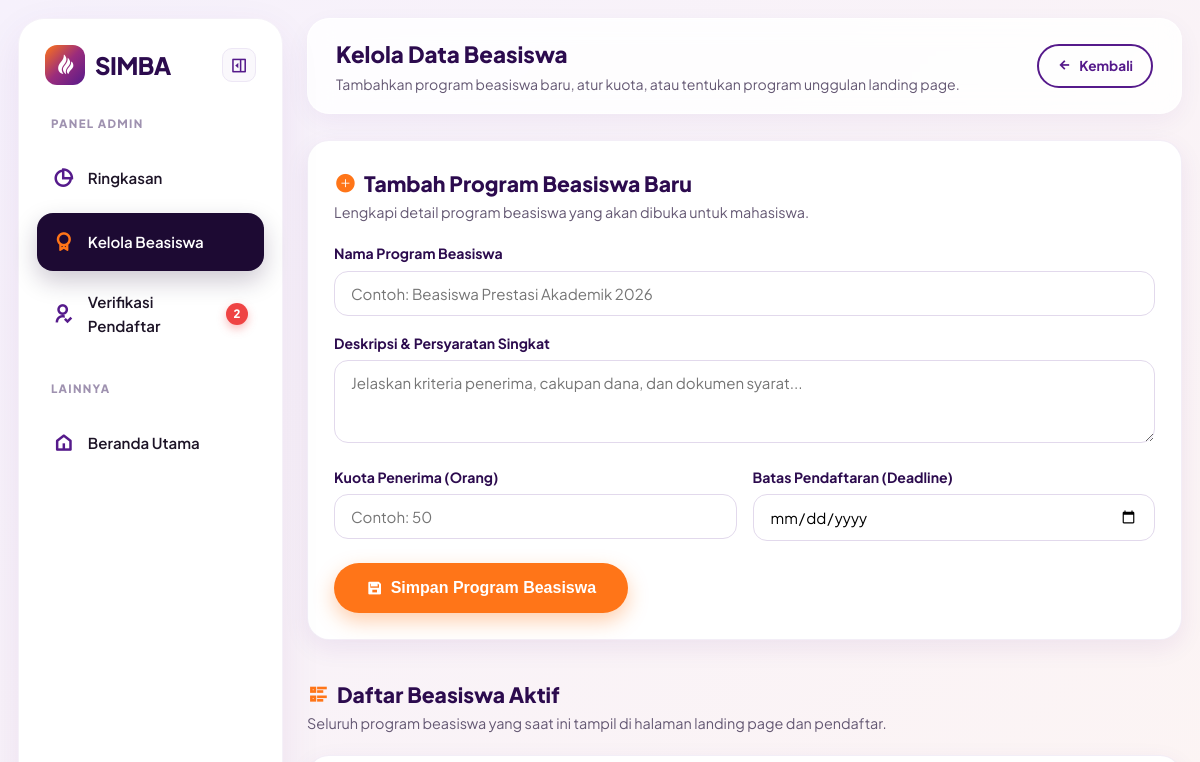
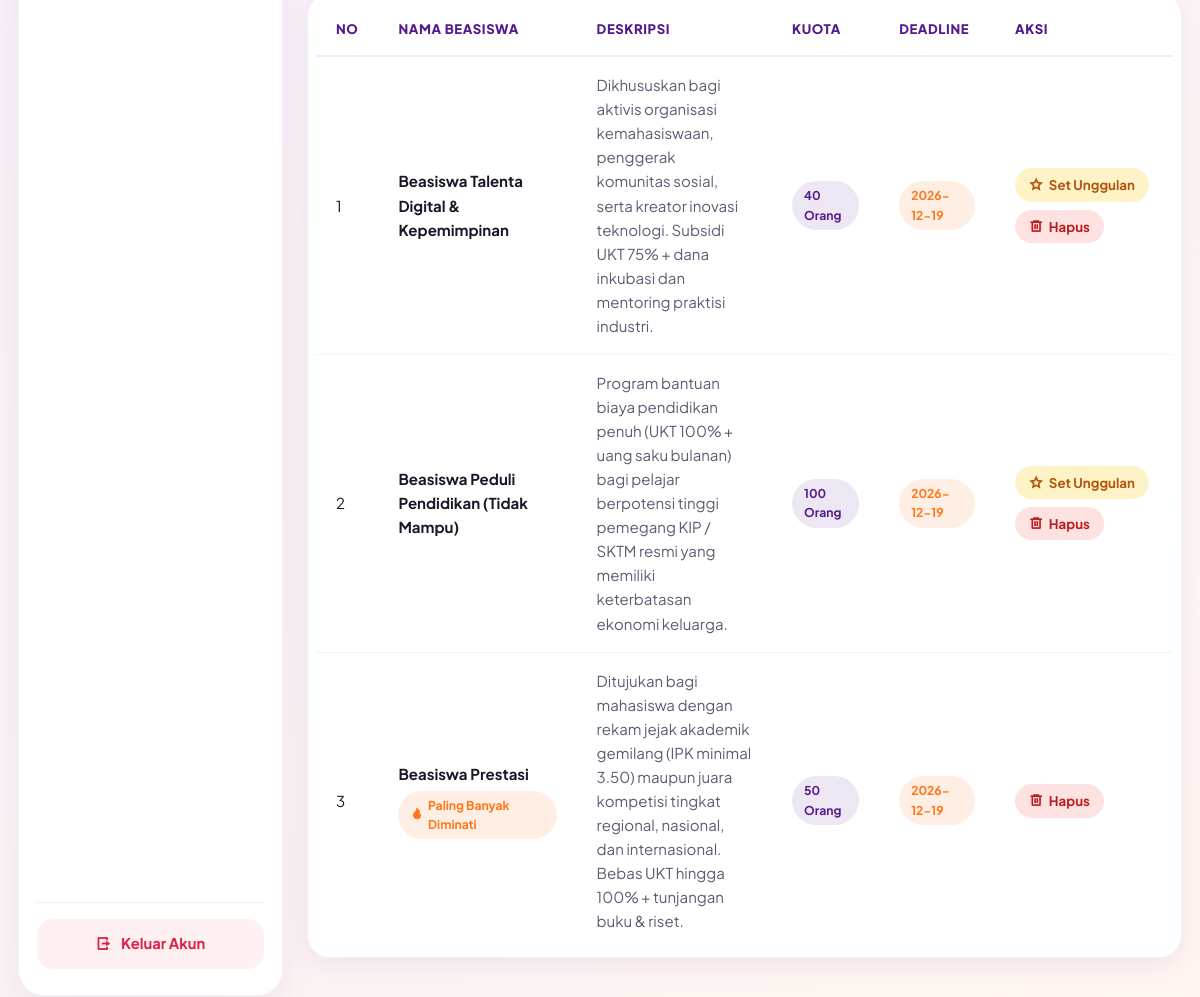
Page /pages/kelola_beasiswa.php (signed in) on the committed database (2 pictures, top to bottom).
### tables this page shows
CREATE TABLE `beasiswa` (
  `id_beasiswa` int NOT NULL,
  `nama_beasiswa` varchar(150) NOT NULL,
  `penyelenggara` varchar(150) DEFAULT 'SIMBA Foundation',
  `deskripsi` text NOT NULL,
  `jenjang` varchar(50) DEFAULT 'S1 / D3',
  `jurusan` varchar(100) DEFAULT 'Semua Jurusan',
  `kuota` int NOT NULL,
  `deadline` date DEFAULT NULL,
  `batas_waktu` date DEFAULT NULL,
  `status` varchar(30) DEFAULT 'Aktif',
  `is_unggulan` tinyint(1) NOT NULL DEFAULT '0',
  `created_at` timestamp NULL DEFAULT CURRENT_TIMESTAMP
);

### pages/kelola_beasiswa.php (the view, shortened to what this page needs)
<?php
$data_beasiswa = mysqli_query($conn, "SELECT * FROM beasiswa ORDER BY id_beasiswa DESC");
$last_seen_id   = $_SESSION['last_seen_pendaftar_id'] ?? 0;
$q_notif        = mysqli_query($conn, "SELECT COUNT(*) AS baru FROM pendaftaran WHERE (LOWER(status) LIKE '%menunggu%' OR LOWER(status) LIKE '%proses%' OR LOWER(status) LIKE '%pending%') AND id_pendaftaran > $last_seen_id");
$jml_notif_baru = (int)(mysqli_fetch_assoc($q_notif)['baru'] ?? 0);
?>
<!DOCTYPE html>
<html lang="id">
<head>
    <link href="https://cdn.jsdelivr.net/npm/remixicon@4.2.0/fonts/remixicon.css" rel="stylesheet">
    <link rel="stylesheet" href="../assets/css/style.css">
    <link rel="stylesheet" href="../assets/css/dashboard.css">
</head>
<body class="dash-body" id="dashBody">
    <aside class="sidebar" id="sidebar">
        <div class="sidebar-header">
            <a href="../index.php" class="brand sidebar-brand">
                <div class="brand-icon"><i class="ri-blaze-fill"></i></div>
                <span class="sidebar-text">SIMBA</span>
            </a>
            <button class="collapse-btn" id="collapseBtn" title="Sembunyikan / Perkecil Sidebar">
                <i class="ri-sidebar-fold-line" id="collapseIcon"></i>
            </button>
        </div>
        <nav class="sidebar-menu">
            <span class="menu-label sidebar-text">PANEL ADMIN</span>
            <a href="dashboard_admin.php" class="menu-item" title="Ringkasan Admin">
                <i class="ri-pie-chart-2-line"></i>
                <span class="sidebar-text">Ringkasan</span>
            </a>
            <a href="kelola_beasiswa.php" class="menu-item active" title="Kelola Beasiswa">
                <i class="ri-award-line"></i>
                <span class="sidebar-text">Kelola Beasiswa</span>
            </a>
            <a href="verifikasi_pendaftar.php" class="menu-item" title="Verifikasi Pendaftar">
                <i class="ri-user-follow-line"></i>
                <span class="sidebar-text">Verifikasi Pendaftar</span>
                <?php if ($jml_notif_baru > 0): ?>
                    <span class="notif-badge"><?= $jml_notif_baru ?></span>
                <?php endif; ?>
            </a>
            <span class="menu-label sidebar-text mt-section">LAINNYA</span>
            <a href="../index.php" class="menu-item" title="Lihat Beranda">
                <i class="ri-home-5-line"></i>
                <span class="sidebar-text">Beranda Utama</span>
            </a>
        </nav>
        <div class="sidebar-footer">
            <a href="../auth/logout.php" class="btn-logout" title="Keluar Akun">
                <i class="ri-logout-box-r-line"></i>
                <span class="sidebar-text">Keluar Akun</span>
            </a>
        </div>
    </aside>
    <main class="dash-main">
        <header class="dash-topbar">
            <div class="topbar-left">
                <div>
                    <h1>Kelola Data Beasiswa</h1>
                    <p>Tambahkan program beasiswa baru, atur kuota, atau tentukan program unggulan landing page.</p>
                </div>
            </div>
            <div class="topbar-right">
                <a href="dashboard_admin.php" class="btn btn-outline-purple" style="padding: 9px 18px; font-size: 0.85rem;">
                    <i class="ri-arrow-left-line"></i> Kembali
                </a>
            </div>
        </header>
        <div class="dash-content">
            <section class="dash-section">
                <div class="beasiswa-card" style="width: 100%;">
                    <div class="section-bar" style="margin-bottom: 18px;">
                        <div>
                            <h2><i class="ri-add-circle-fill"></i> Tambah Program Beasiswa Baru</h2>
                            <p>Lengkapi detail program beasiswa yang akan dibuka untuk mahasiswa.</p>
                        </div>
                    </div>
                    <form action="../admin/proses_beasiswa.php" method="POST">
                        <div class="form-group" style="margin-bottom: 16px;">
                            <label style="display:block; font-weight:700; font-size:0.88rem; color:var(--purple-dark); margin-bottom:6px;">Nama Program Beasiswa</label>
                            <input type="text" name="nama_beasiswa" placeholder="Contoh: Beasiswa Prestasi Akademik 2026" required
                                   style="width:100%; padding:12px 16px; border-radius:14px; border:1.5px solid #e2d9ec; font-family:inherit; font-size:0.94rem;">
                        </div>
                        <div class="form-group" style="margin-bottom: 16px;">
                            <label style="display:block; font-weight:700; font-size:0.88rem; color:var(--purple-dark); margin-bottom:6px;">Deskripsi & Persyaratan Singkat</label>
                            <textarea name="deskripsi" rows="3" placeholder="Jelaskan kriteria penerima, cakupan dana, dan dokumen syarat..." required
                                      style="width:100%; padding:12px 16px; border-radius:14px; border:1.5px solid #e2d9ec; font-family:inherit; font-size:0.94rem; resize:vertical;"></textarea>
                        </div>
                        <div style="display:grid; grid-template-columns: 1fr 1fr; gap: 16px; margin-bottom: 22px;">
                            <div>
                                <label style="display:block; font-weight:700; font-size:0.88rem; color:var(--purple-dark); margin-bottom:6px;">Kuota Penerima (Orang)</label>
                                <input type="number" name="kuota" min="1" placeholder="Contoh: 50" required
                                       style="width:100%; padding:12px 16px; border-radius:14px; border:1.5px solid #e2d9ec; font-family:inherit; font-size:0.94rem;">
                            </div>
                            <div>
                                <label style="display:block; font-weight:700; font-size:0.88rem; color:var(--purple-dark); margin-bottom:6px;">Batas Pendaftaran (Deadline)</label>
                                <input type="date" name="deadline" required
                                       style="width:100%; padding:12px 16px; border-radius:14px; border:1.5px solid #e2d9ec; font-family:inherit; font-size:0.94rem;">
                            </div>
                        </div>
                        <button type="submit" name="tambah" class="btn btn-orange btn-lg">
                            <i class="ri-save-3-line"></i> Simpan Program Beasiswa
                        </button>
                    </form>
                </div>
            </section>
            <section class="dash-section">
                <div class="section-bar">
                    <div>
                        <h2><i class="ri-list-check-2"></i> Daftar Beasiswa Aktif</h2>
                        <p>Seluruh program beasiswa yang saat ini tampil di halaman landing page dan pendaftar.</p>
                    </div>
                </div>
                <div class="table-card">
                    <?php if ($data_beasiswa && mysqli_num_rows($data_beasiswa) > 0): ?>
                        <div class="table-responsive">
                            <table class="modern-table">
                                <thead>
                                    <tr>
                                        <th>No</th>
                                        <th>Nama Beasiswa</th>
                                        <th>Deskripsi</th>
                                        <th>Kuota</th>
                                        <th>Deadline</th>
                                        <th>Aksi</th>
                                    </tr>
                                </thead>
                                <tbody>
                                    <?php $no = 1; while ($row = mysqli_fetch_assoc($data_beasiswa)):
                                        $is_top = !empty($row['is_unggulan']) && $row['is_unggulan'] == 1;
                                    ?>
                                    <tr>
                                        <td><?= $no++ ?></td>
                                        <td>
                                            <strong><?= htmlspecialchars($row['nama_beasiswa']) ?></strong>
                                            <?php if ($is_top): ?>
                                                <br><span class="deadline-pill" style="margin-top:4px;"><i class="ri-fire-fill"></i> Paling Banyak Diminati</span>
                                            <?php endif; ?>
                                        </td>
                                        <td style="max-width: 320px; color: var(--text-muted);"><?= htmlspecialchars($row['deskripsi']) ?></td>
                                        <td><span class="kuota-pill"><?= $row['kuota'] ?> Orang</span></td>
                                        <td><span class="deadline-pill"><?= htmlspecialchars($row['deadline']) ?></span></td>
                                        <td>
                                            <div style="display:flex; gap:8px; flex-wrap:wrap;">
                                                <?php if (!$is_top): ?>
                                                    <a href="../admin/proses_beasiswa.php?unggulan=<?= $row['id_beasiswa'] ?>"
                                                       class="status-badge badge-pending" style="text-decoration: none;" title="Tampilkan sebagai Paling Banyak Diminati di Landing Page">
                                                        <i class="ri-star-line"></i> Set Unggulan
                                                    </a>
                                                <?php endif; ?>
                                                <a href="../admin/proses_beasiswa.php?hapus=<?= $row['id_beasiswa'] ?>"
                                                   onclick="return confirm('Yakin ingin menghapus program beasiswa ini?')"
                                                   class="status-badge badge-rejected" style="text-decoration: none;">
                                                    <i class="ri-delete-bin-6-line"></i> Hapus
                                                </a>
                                            </div>
                                        </td>
                                    </tr>
                                    <?php endwhile; ?>
                                </tbody>
                            </table>
                        </div>
                    <?php endif; ?>
                </div>
            </section>
        </div>
    </main>
</body>
</html>

### assets/css/style.css (style rules this page uses)
:root { --orange: #FF7518; --orange-hover: #e5620a; --orange-soft: rgba(255, 117, 24, 0.12); --purple: #551A8B; --purple-dark: #2c0b4e; --purple-light: #7c3aed; --purple-soft: rgba(85, 26, 139, 0.1); --gradient-main: linear-gradient(135deg, #FF7518 0%, #9b2c7c 50%, #551A8B 100%); --gradient-card: linear-gradient(160deg, #6d23b6 0%, #551A8B 55%, #c84b26 100%); --bg-light: #faf8fc; --text-dark: #1d1427; --text-muted: #645873; --white: #ffffff; --shadow-sm: 0 8px 24px rgba(85, 26, 139, 0.08); --shadow-lg: 0 20px 50px rgba(85, 26, 139, 0.18); --radius-md: 16px; --radius-lg: 24px; }
* { margin: 0; padding: 0; box-sizing: border-box; scroll-behavior: smooth; }
body { font-family: 'Plus Jakarta Sans', sans-serif; background-color: var(--bg-light); color: var(--text-dark); line-height: 1.6; overflow-x: hidden; }
a { text-decoration: none; color: inherit; }
.btn { display: inline-flex; align-items: center; justify-content: center; gap: 8px; padding: 11px 22px; border-radius: 50px; font-weight: 700; font-size: 0.95rem; cursor: pointer; transition: all 0.3s ease; border: 2px solid transparent; }
.btn-lg { padding: 14px 30px; font-size: 1rem; }
.btn-orange { background: var(--orange); color: var(--white); box-shadow: 0 8px 20px rgba(255, 117, 24, 0.35); }
.btn-outline-purple { border-color: var(--purple); color: var(--purple); background: transparent; }
.brand { display: flex; align-items: center; gap: 10px; font-size: 1.5rem; font-weight: 800; color: var(--purple); letter-spacing: -0.5px; }
.brand-icon { width: 40px; height: 40px; border-radius: 12px; background: var(--gradient-main); color: var(--white); display: grid; place-items: center; font-size: 1.3rem; }

### rows in the picture
beasiswa: nama_beasiswa "Beasiswa Talenta Digital & Kepemimpinan", deskripsi "Dikhususkan bagi aktivis organisasi kemahasiswaan, penggerak komunitas sosial, serta kreator inovasi teknologi. Subsidi UKT 75% + dana inkubasi dan mentoring praktisi industri.", kuota "40", deadline "2026-12-19"
beasiswa: nama_beasiswa "Beasiswa Peduli Pendidikan (Tidak Mampu)", deskripsi "Program bantuan biaya pendidikan penuh (UKT 100% + uang saku bulanan) bagi pelajar berpotensi tinggi pemegang KIP / SKTM resmi yang memiliki keterbatasan ekonomi keluarga.", kuota "100", deadline "2026-12-19"
beasiswa: nama_beasiswa "Beasiswa Prestasi", is_unggulan 1 (drawn), deskripsi "Ditujukan bagi mahasiswa dengan rekam jejak akademik gemilang (IPK minimal 3.50) maupun juara kompetisi tingkat regional, nasional, dan internasional. Bebas UKT hingga 100% + tunjangan buku & riset.", kuota "50", deadline "2026-12-19"

### other values in the picture
$jml_notif_baru "2"
